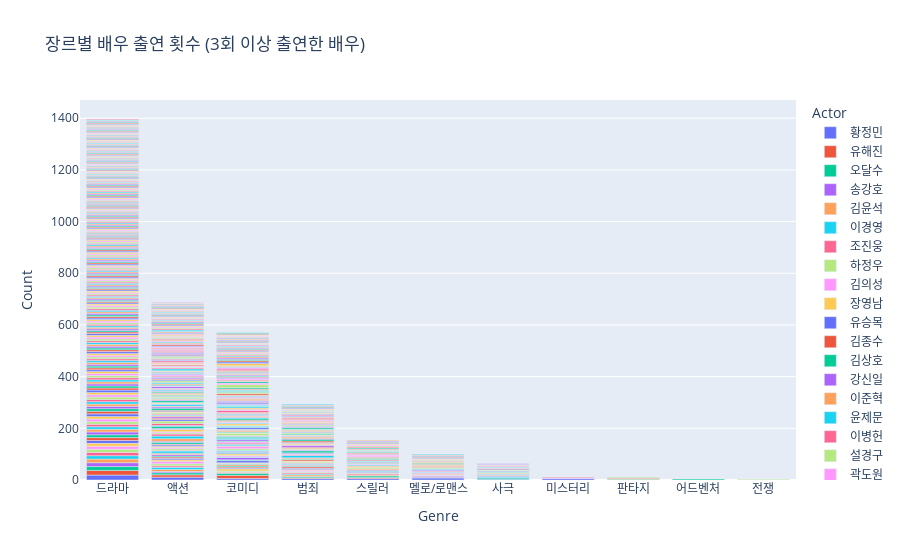

The cell this chart's notebook holds for it:
### Code cell
data = pd.read_csv('../5.4_edit_maker.csv')

# 매출액과 관객수 데이터 형태 처리
data['매출액'] = data['매출액'].str.replace(',', '').astype(float)
data['관객수'] = data['관객수'].str.replace(',', '').astype(int)

# 데이터 형태 확인 및 처리
def safe_eval(x):
    if isinstance(x, str):
        try:
            return eval(x)
        except:
            return []  # 오류 발생시 빈 리스트 반환
    return x if isinstance(x, list) else []

data['actor_main_name'] = data['actor_main_name'].apply(safe_eval)
data['actor_sub_name'] = data['actor_sub_name'].apply(safe_eval)

# 장르명 정규화 함수
def normalize_genre(genre):
    genre = genre.strip()  # 공백 제거
    genre = genre.replace(' ', '')  # 중간 공백 제거
    genre = genre.lower()  # 소문자로 통일
    return genre

# 장르별로 배우 출연 횟수 및 매출, 관객수 집계
genre_actor_stats = {}

for index, row in data.iterrows():
    genres = [normalize_genre(gen) for gen in row['gener'].split(',')]
    actors = set(row['actor_main_name'] + row['actor_sub_name'])  # 주연과 조연 합치기
    revenue = row['매출액']
    audience = row['관객수']
    
    for genre in genres:
        if genre not in genre_actor_stats:
            genre_actor_stats[genre] = {}
        
        for actor in actors:
            if actor not in genre_actor_stats[genre]:
                genre_actor_stats[genre][actor] = {'Count': 0, 'Total Revenue': 0, 'Total Audience': 0}
            genre_actor_stats[genre][actor]['Count'] += 1
            genre_actor_stats[genre][actor]['Total Revenue'] += revenue
            genre_actor_stats[genre][actor]['Total Audience'] += audience

# 데이터 프레임으로 변환
rows = []
for genre, actor_stats in genre_actor_stats.items():
    for actor, stats in actor_stats.items():
        if stats['Count'] >= 3:  # 3회 이상 출연한 배우만 포함
            rows.append({
                'Genre': genre, 
                'Actor': actor, 
                'Count': stats['Count'],
                'Total Revenue': stats['Total Revenue'],
                'Total Audience': stats['Total Audience']
            })

df_actor_stats = pd.DataFrame(rows)

# 데이터를 출연 횟수에 따라 내림차순 정렬
df_actor_stats.sort_values(by=['Genre', 'Count'], ascending=[True, False], inplace=True)

# 시각화
fig = px.bar(df_actor_stats, x='Genre', y='Count', color='Actor', title='장르별 배우 출연 횟수 (3회 이상 출연한 배우)',
             hover_data=['Total Revenue', 'Total Audience'],
             category_orders={"Genre": sorted(df_actor_stats['Genre'].unique(), reverse=True)})
fig.update_layout(xaxis={'categoryorder':'total descending'})
fig.show()
